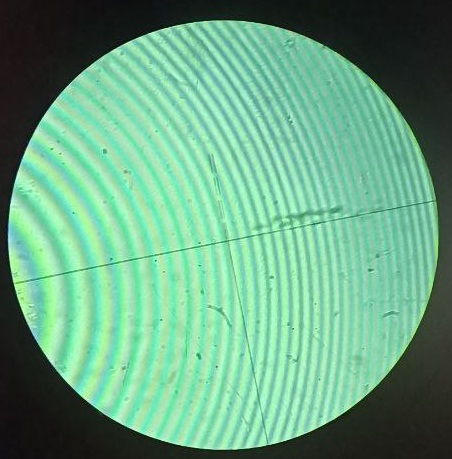
#> input picture Лаба_223/img/Newton_rings_1.jpg, 452 x 459 px
$ jupyter execute lab_223_update.ipynb
#> lines starting #> are read from the running program, lines starting #| are printed output that depends on the picture
## 1) Синий свет

[cell 1]
import numpy as np
import matplotlib.pyplot as plt
import cv2
# %matplotlib inline


y1 = [21.5, 29.5, 35, 39.5, 43.5, 47.2, 50.7, 54, 56.5, 60]
y2 = [26, 33, 37, 42, 45.8, 49, 52, 55, 58, 60.9]

y1_2 = [num ** 2 for num in y1]
y2_2 = [num ** 2 for num in y2]

x_blue = np.linspace(0, 10, len(y1))

fig, axs = plt.subplots(1, 2, figsize=(14, 6))
ax1, ax2 = axs

ax1.plot(x_blue, y1_2, marker = 'o', linestyle = 'none')
ax1.set_title('Синий (светлые кольца)')
ax1.set_xlabel('номер кольца')
ax1.set_ylabel('мм * 10^(-4)')
ax1.grid(True, which='both', linestyle='--', linewidth=0.5)
ax1.minorticks_on()
ax1.grid(True, which='minor', linestyle=':', linewidth=0.5, alpha=0.5)

x_line1 = np.linspace(0, 10, 10)
y_line1 = 0.0302 * x_line1 * 10000 + 515
ax1.plot(x_line1, y_line1, 'red')

ax2.plot(x_blue, y2_2, marker = 'o', linestyle = 'none')
ax2.set_title('Синий (темные кольца)')
ax2.set_xlabel('номер кольца')
ax2.set_ylabel('мм * 10^(-4)')
ax2.grid(True, which='both', linestyle='--', linewidth=0.5)
ax2.minorticks_on()
ax2.grid(True, which='minor', linestyle=':', linewidth=0.5, alpha=0.5)

x_line2 = np.linspace(0, 10, 10)
y_line2 = 0.0303 * x_line2 * 10000 + 700
ax2.plot(x_line2, y_line2, 'r-')

plt.show()
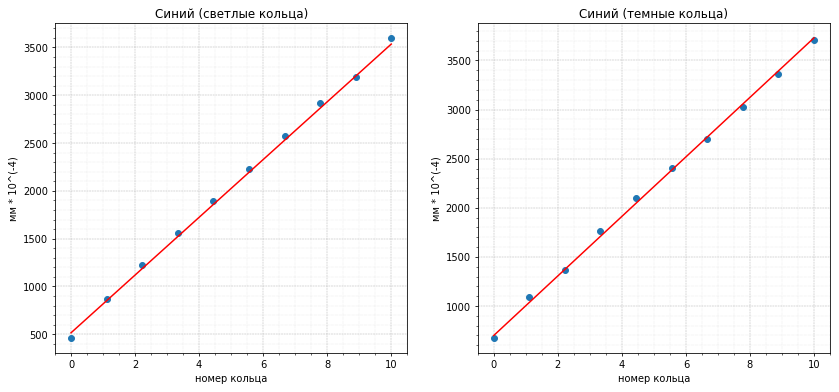
#> figure drawn by matplotlib, 2 panels; panel 1: curve peaks at x = 10, y = 3600; panel 1: curve peaks at x = 10, y = 3535; panel 2: curve peaks at x = 10, y = 3708.8; panel 2: curve peaks at x = 10, y = 3730

## 2) Зеленый свет

[cell 2]
y3 = [20, 28, 34.4, 39.5, 44.5, 48.8, 52.4, 55.7, 58.6, 62.2, 65.2, 68.2, 70.8, 73.5, 75.9, 78.2, 80.8, 83.2, 85.2, 87.7]
y4 = [25.5, 32, 37, 42, 46.5, 50.5, 53.2, 57.8, 60.8, 63.8, 66.9, 69.3, 72, 74.9, 77, 79.5, 82, 84.5, 86.5, 88.8]

y3_2 = [num ** 2 for num in y3]
y4_2 = [num ** 2 for num in y4]

x_green = np.linspace(0, 20, len(y4))

fig, axs = plt.subplots(1, 2, figsize = (14, 6))
ax1, ax2 = axs

ax1.plot(x_green, y3_2, marker = 'o', color = 'green', linestyle = 'none')
ax1.set_title('Зеленый (светлые кольца)')
ax1.set_xlabel('номер кольца')
ax1.set_ylabel('мм * 10^(-4)')
ax1.grid(True, which='both', linestyle='--', linewidth=0.5)
ax1.minorticks_on()
ax1.grid(True, which='minor', linestyle=':', linewidth=0.5, alpha=0.5)

x_line3 = np.linspace(0, 20, 20)
y_line3 = 0.0368 * x_line3 * 10000 + 398
ax1.plot(x_line3, y_line3, 'r-')

ax2.plot(x_green, y4_2, marker = 'o', color = 'green',linestyle = 'none')
ax2.set_title('Зеленый (темные кольца)')
ax2.set_xlabel('номер кольца')
ax2.set_ylabel('мм * 10^(-4)')
ax2.grid(True, which='both', linestyle='--', linewidth=0.5)
ax2.minorticks_on()
ax2.grid(True, which='minor', linestyle=':', linewidth=0.5, alpha=0.5)

x_line4 = np.linspace(0, 20, 20)
y_line4 = 0.03625 * x_line4 * 10000 + 603
ax2.plot(x_line4, y_line4, 'r-')

plt.show()
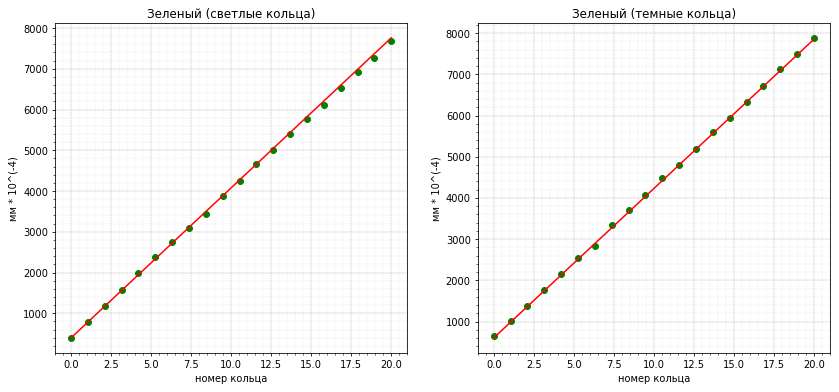
#> figure drawn by matplotlib, 2 panels; panel 1: curve peaks at x = 20, y = 7691.3; panel 1: curve peaks at x = 20, y = 7758; panel 2: curve peaks at x = 20, y = 7885.4; panel 2: curve peaks at x = 20, y = 7853

$$
r_m = \sqrt{m  R  \lambda} \qquad
\begin{aligned}
  r_m^2 = mR\lambda, \qquad  m = 1\qquad \\
  r^2 = kx + b,\qquad x = 1,b = 0 \\
\end{aligned}\qquad , \qquad
⇒\qquad
\begin{aligned}
  R\lambda=k \\
  R=\frac{k}{\lambda} \\
\end{aligned}
$$

# Расчеты радиусов линз Ньютона для синего света
### Светлые кольца:
$$
\begin{aligned}
\lambda = 465 \, нм \\
k = 0.0302 \, мм^2 \\
R = 6.5 +- 0.2 \, см
\end{aligned}
$$
### Темные кольца:
$$
\begin{aligned}
\lambda = 465 \, нм \\
k = 0.0303 \, мм^2 \\
R = 6.51 +- 0.2 \, см
\end{aligned}
$$

# Расчеты радиусов линз Ньютона для зеленого света
### Светлые кольца:
$$
\lambda = 530 \, нм \\
k = 0.0368 \, мм^2 \\
R = 6.5 +- 0.3 \, см
$$

### Темные кольца:
$$
\begin{aligned}
\lambda = 530 \, нм \\
k = 0.03625 \, мм^2 \\
R = 6.8 +- 0.2\, см
\end{aligned}
$$

## 3) Биения

[cell 3]
image1 = cv2.imread(f'img/Newton_rings_1.jpg')
#> image1 is the input picture: shape (459, 452, 3); mean B, G, R 130, 162.9, 103.9
image2 = cv2.imread(f'img/Newton_rings_2.jpg')
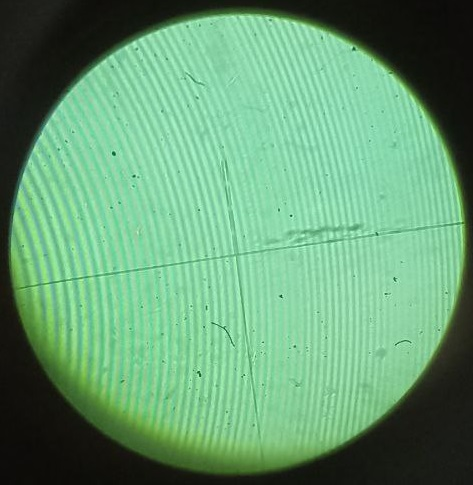
#> input picture Лаба_223/img/Newton_rings_2.jpg, 473 x 485 px
#> image2 is the input picture: shape (485, 473, 3); mean B, G, R 116.2, 156.1, 101.2

fig, axs = plt.subplots(1, 2, figsize = (14, 6))
ax1, ax2 = axs

ax1.imshow(cv2.cvtColor(image1, cv2.COLOR_BGR2RGB))
ax1.set_title('Newton_rings1')
ax1.axis('off')

ax2.imshow(cv2.cvtColor(image2, cv2.COLOR_BGR2RGB))
ax2.set_title('Newton_rings2')
ax2.axis('off')


plt.show()
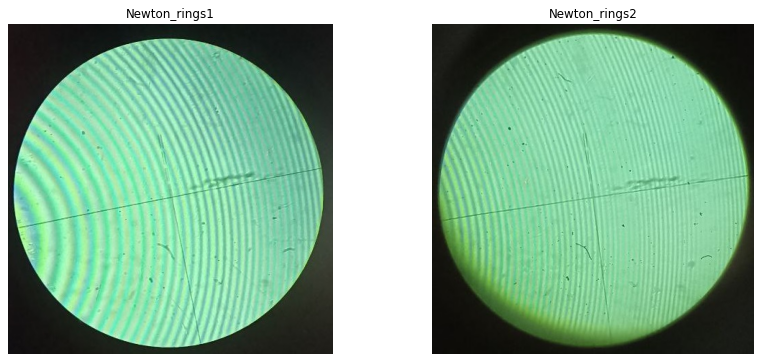
#> figure drawn by matplotlib, 2 panels
